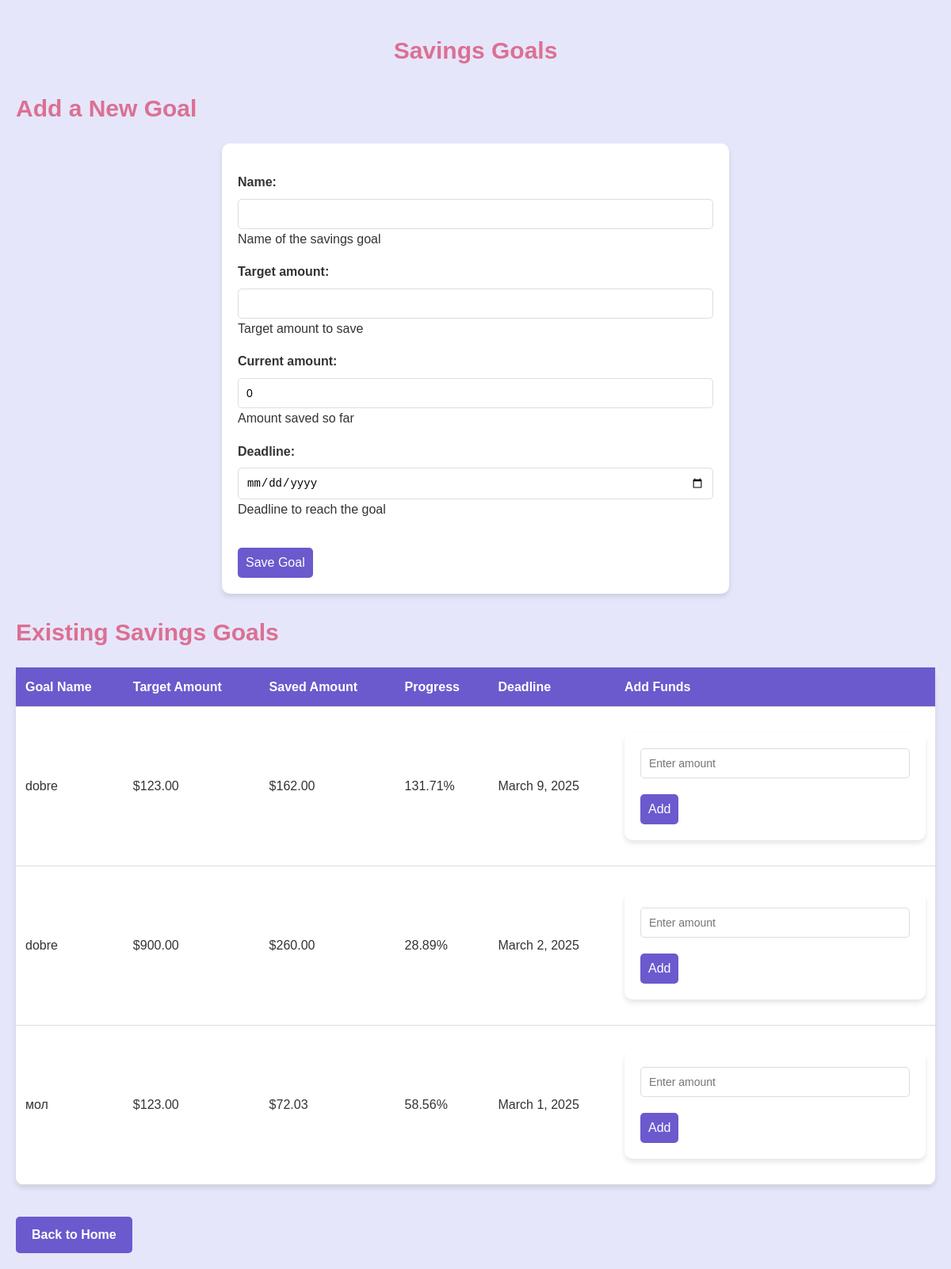
The app's page /savings/ (signed in), older data.
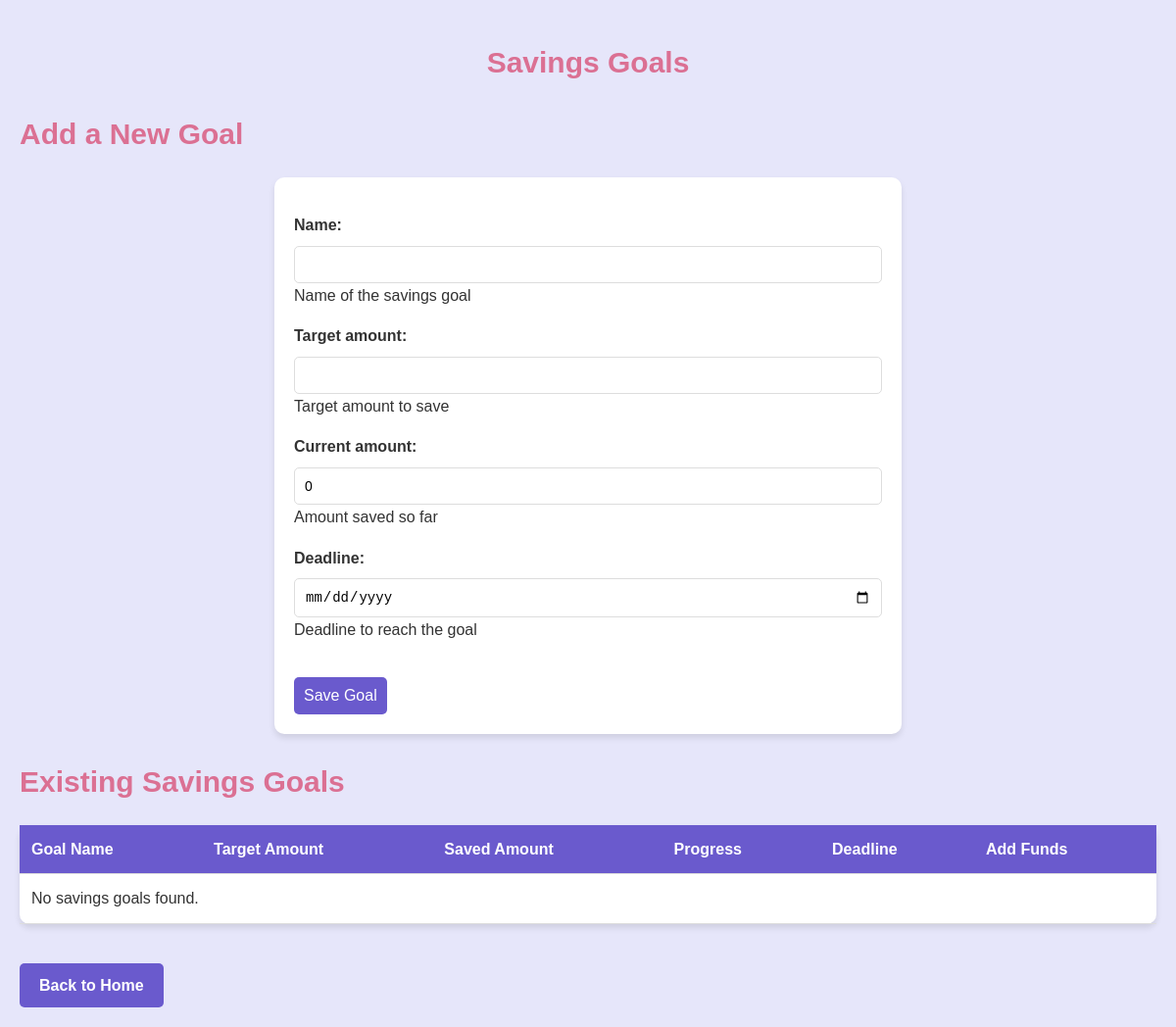
The same page, newer data.
### tracker/models.py (models this page shows, shortened)
class SavingGoal(models.Model):
    user = models.ForeignKey(User, on_delete=models.CASCADE)
    name = models.CharField(max_length=255, help_text="Name of the savings goal")
    target_amount = models.DecimalField(max_digits=10, decimal_places=2, help_text="Target amount to save")
    current_amount = models.DecimalField(max_digits=10, decimal_places=2, default=0, help_text="Amount saved so far")
    deadline = models.DateField(help_text="Deadline to reach the goal")
    created_at = models.DateTimeField(auto_now_add=True)
    def progress_percentage(self):
        if self.target_amount > 0:
            return round((self.current_amount / self.target_amount) * 100, 2)
        return 0

### tracker/views.py (the view)
# urls.py: path('savings/', views.savings, name='savings'),
@login_required(login_url='/login')
def savings(request):
    goals = SavingGoal.objects.filter(user=request.user).order_by('-created_at')
    if request.method == 'POST':
        form = SavingGoalForm(request.POST)
        if form.is_valid():
            goal = form.save(commit=False)
            goal.user = request.user
            goal.save()
            return redirect('savings')
    else:
        form = SavingGoalForm()
    return render(request, 'savings/savings.html', {'form': form, 'goals': goals})

### tracker/forms.py
class SavingGoalForm(forms.ModelForm):
    class Meta:
        model = SavingGoal
        fields = ['name', 'target_amount', 'current_amount', 'deadline']
        widgets = {
            'deadline': forms.DateInput(attrs={'type': 'date'}),
        }

### tracker/templates/savings/savings.html (shortened to what this page needs)
{% extends 'base.html' %}
{% block content %}
<h1>Savings Goals</h1>
<h2>Add a New Goal</h2>
<form method="post">
    {{ form.as_p }}
    <button class="btn" type="submit">Save Goal</button>
</form>
<h2>Existing Savings Goals</h2>
<table>
    <thead>
        <tr>
            <th>Goal Name</th>
            <th>Target Amount</th>
            <th>Saved Amount</th>
            <th>Progress</th>
            <th>Deadline</th>
            <th>Add Funds</th>
        </tr>
    </thead>
    <tbody id="savings-list">
        {% for goal in goals %}
        <tr>
            <td>{{ goal.name }}</td>
            <td>${{ goal.target_amount }}</td>
            <td id="saved-amount-{{ goal.id }}">${{ goal.current_amount }}</td>
            <td id="progress-{{ goal.id }}">{{ goal.progress_percentage }}%</td>
            <td>{{ goal.deadline }}</td>
            <td>
                <form class="add-funds-form" method="post" action="{% url 'add_to_savings' goal.id %}" data-goal-id="{{ goal.id }}">
                    <input type="number" name="amount" step="0.01" placeholder="Enter amount" required>
                    <button class="btn" type="submit">Add</button>
                </form>
            </td>
        </tr>
        {% empty %}
        <tr><td colspan="6">No savings goals found.</td></tr>
        {% endfor %}
    </tbody>
</table>
<a href="{% url 'index' %}" class="home-link">Back to Home</a>
{% endblock %}

### tracker/templates/base.html (shortened to what this page needs)
{% load static %}
<!DOCTYPE html>
<html lang="en">
<head>
    <link rel="stylesheet" href="{% static 'generic_styles.css' %}" >
</head>
<body>
    <div id="content">
        {% block content %}{% endblock %}
    </div>
</body>
</html>

### tracker/static/generic_styles.css (style rules this page uses)
body { background-color: #e6e6fa; font-family: 'Arial', sans-serif; color: #333; line-height: 1.6; margin: 0; padding: 20px; }
.btn { background-color: #6a5acd; color: white; padding: 10px; border: none; border-radius: 5px; cursor: pointer; transition: background-color 0.3s; text-align: center; margin-top: 20px; font-size: 16px; }
h1 { color: #db7093; text-align: center; margin-bottom: 20px; font-size: 30px; }
h2 { color: #db7093; margin-bottom: 20px; font-size: 30px; }
a { display: inline-block; margin-top: 15px; color: #6a5acd; text-decoration: none; font-weight: bold; text-align: center; }
table { width: 100%; border-collapse: collapse; margin: 20px 0; background-color: #ffffff; border-radius: 10px; box-shadow: 0 4px 6px rgba(0, 0, 0, 0.1); }
table th, table td { padding: 12px; text-align: left; border-bottom: 1px solid #ddd; }
table th { background-color: #6a5acd; color: white; font-weight: bold; }
.home-link { display: inline-block; margin-top: 20px; padding: 10px 20px; background-color: #6a5acd; color: white; text-decoration: none; border-radius: 5px; transition: background-color 0.3s; }
form { background-color: #ffffff; padding: 20px; border-radius: 10px; box-shadow: 0 4px 6px rgba(0, 0, 0, 0.1); max-width: 600px; margin: 20px auto; }
form p { margin-bottom: 15px; }
form label { display: block; margin-bottom: 8px; color: #333; font-weight: bold; }
form input[type="text"], form input[type="date"], form input[type="number"], form select, form textarea { width: 100%; padding: 10px; border: 1px solid #ddd; border-radius: 5px; font-size: 14px; box-sizing: border-box; }

Row changes from the older to the newer data that the page shows:
removed SavingGoal: name "dobre", target_amount "123.00", current_amount "162.00", progress_percentage "131.71", deadline "March 9, 2025"
removed SavingGoal: name "dobre", target_amount "900.00", current_amount "260.00", progress_percentage "28.89", deadline "March 2, 2025"
removed SavingGoal: name "мол", target_amount "123.00", current_amount "72.03", progress_percentage "58.56", deadline "March 1, 2025"
Text that changed along with them:
text now shown: "No savings goals found."
